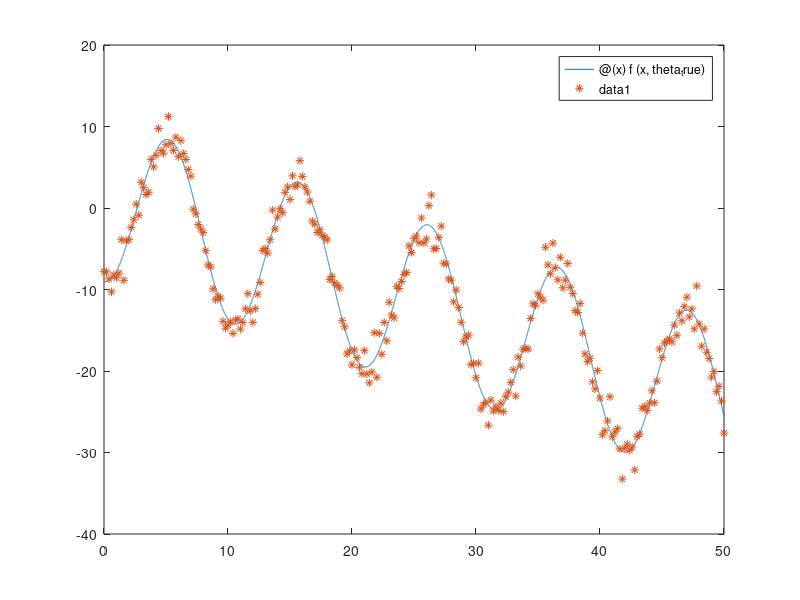
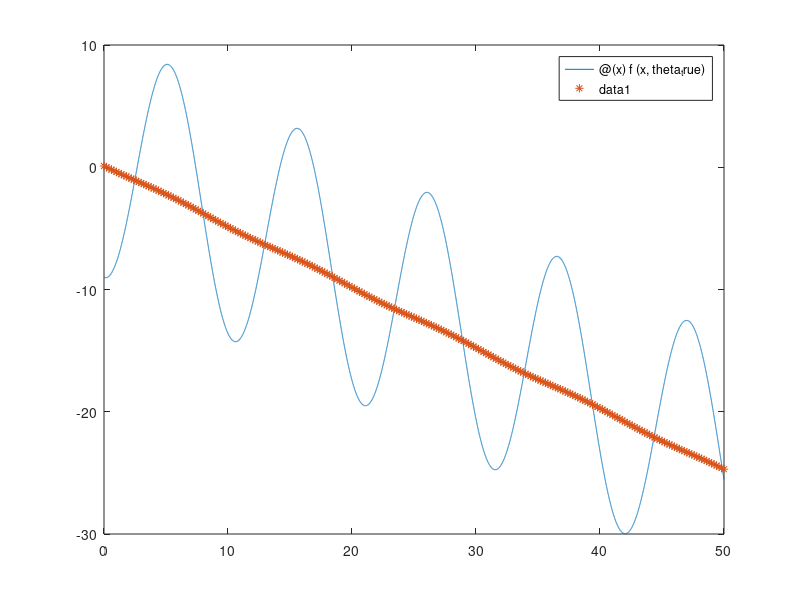

These figures' MATLAB source, in order: (Note: this script raises an error after producing the figures.)
f = @(x, theta) theta(1) + theta(2)*x - theta(3)*cos(theta(4) * x);
Jf = @(x, theta) [ones(length(x), 1),...
                  x,...                 
                  -cos(theta(4) * x),...
                  theta(3)*x.*sin(theta(4) * x)];    

% f = @(x, theta) theta(1) + theta(2)*x - cos(theta(3) * x);
% Jf = @(x, theta) [ones(length(x), 1),...
%                   x,...                                   
%                   x.*sin(theta(3) * x)];                  
              
theta_true = [1, -0.5, 10, 0.6]';
%theta_true = [1, -0.5, 1]';

x = (0:0.2:50)';
y_true = f(x, theta_true);
sigma2 = 2;
y_meas = y_true + sqrt(sigma2)*randn(length(y_true),1);

figure(1);
fplot(@(x)f(x,theta_true), [0, 50]);
hold on;
plot(x, y_meas, '*');
hold off;

%%
% Initial parameter guess by linear fitting
%a = mean(diff(y_meas) ./ diff(x));
%b = mean(y_meas);
A = [x.*x, x, ones(length(x), 1)];
b = y_meas;
sol = A \ b;
a = sol(2);
b = sol(3);

%theta0 = [b, a, 0, 0];
theta0 = [sol(3), sol(2), 0.1, 0.6];
theta0 = [0.2, -0.5, 0.1, 4.5*2*pi/(max(x)-min(x))]';
%theta0 = [0.3, -0.5, 0.8]';
y_guess = f(x, theta0);

figure(2);
fplot(@(x)f(x,theta_true), [0, 50]);
hold on;
plot(x, y_guess, '*');
hold off;

theta_sol = theta0;

% Fit
%theta_sol = NonlinearOptimizers.gradient_descent_data_fitting(theta_sol, @(theta)f(x,theta), @(theta)Jf(x,theta), y_meas, 0.01, 0.00001)
%theta_sol = NonlinearOptimizers.gauss_newton_data_fitting(theta_sol, @(theta)f(x,theta), @(theta)Jf(x,theta), y_meas)
theta_sol = NonlinearOptimizers.levenberg_marquardt(theta_sol, @(theta)f(x,theta), @(theta)Jf(x,theta), y_meas, 1e-8)
y_sol = f(x, theta_sol);

figure(2);
fplot(@(x)f(x,theta_true), [0, 50]);
hold on;
plot(x, y_sol, '*');
hold off;